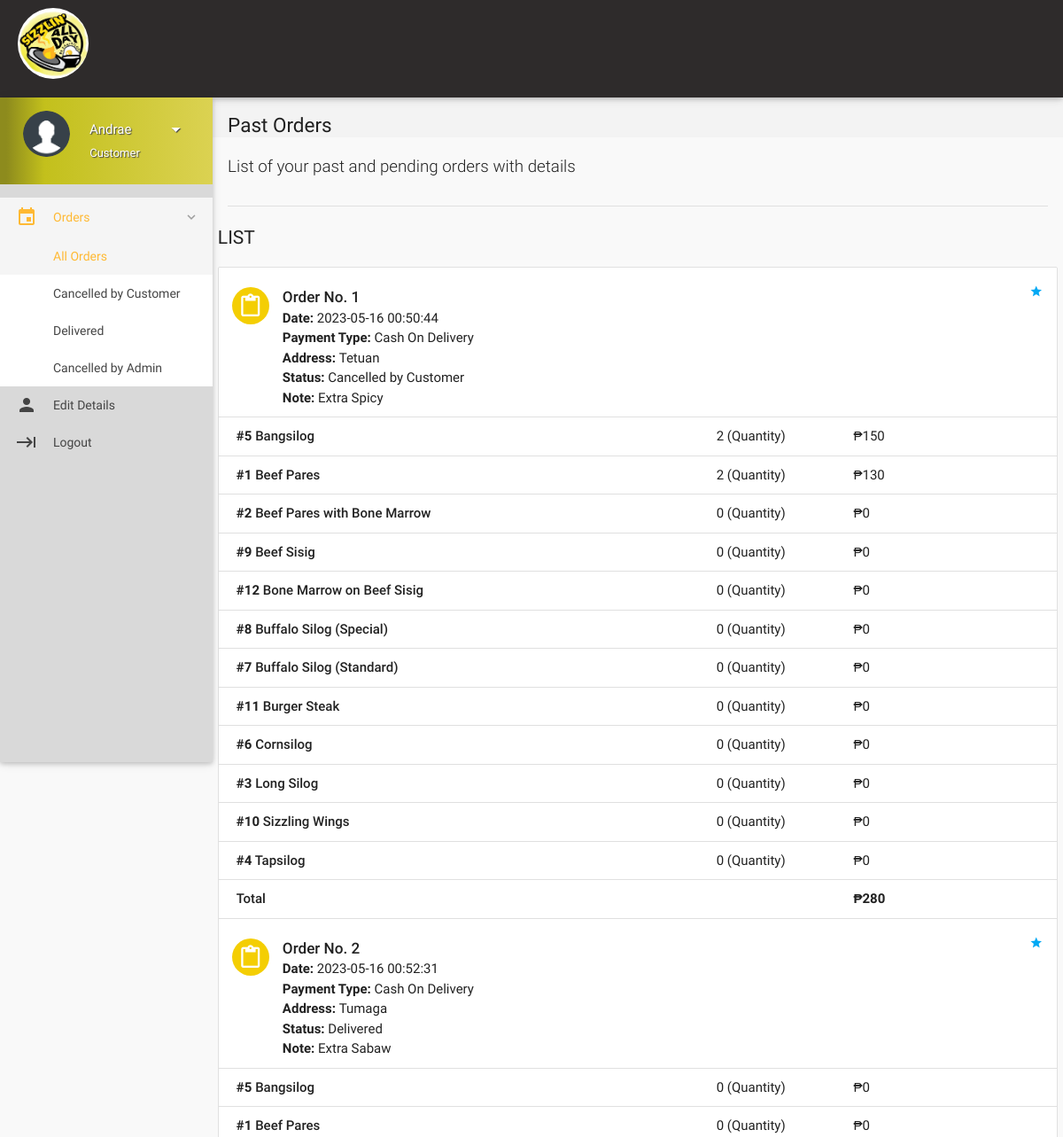
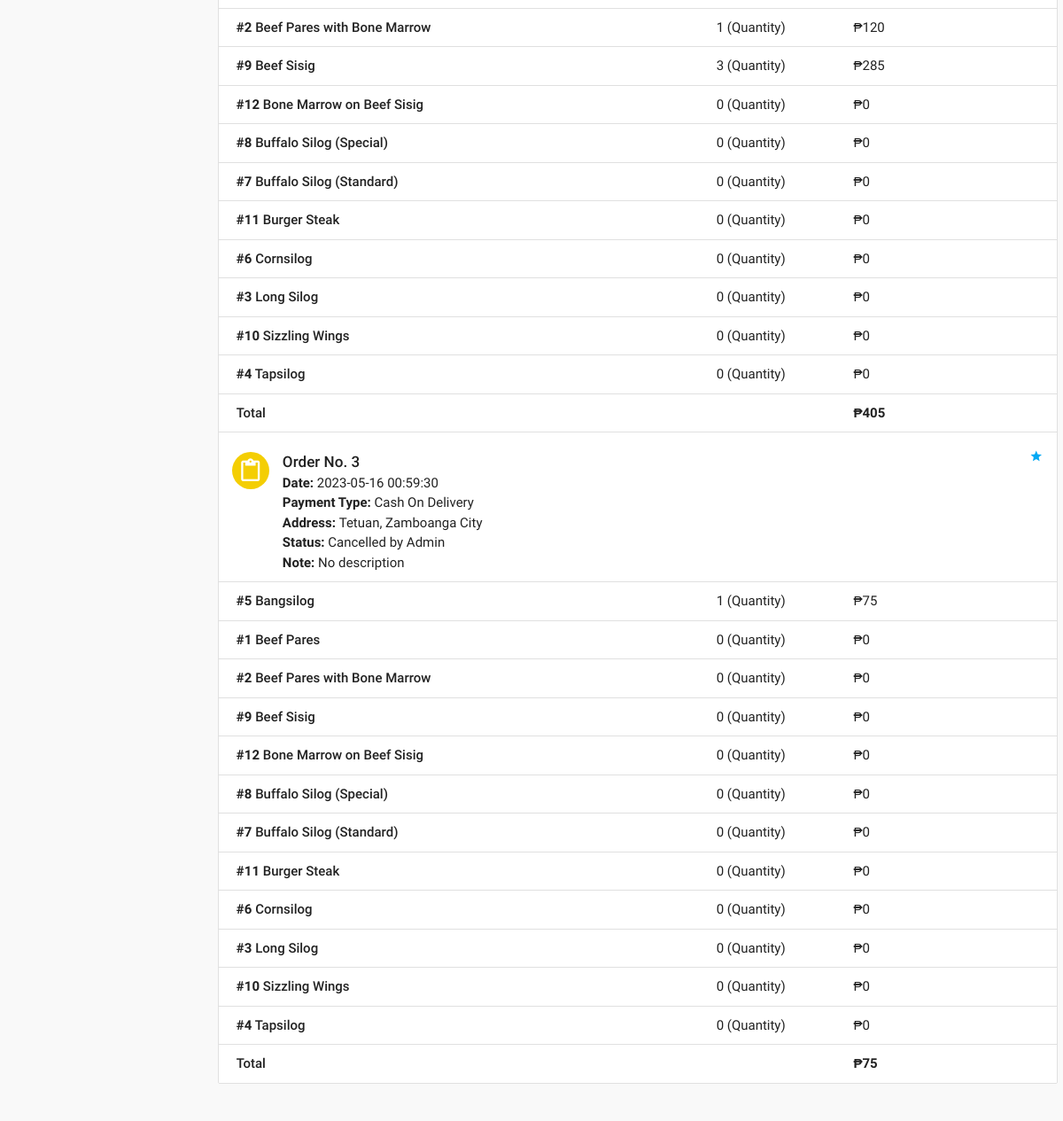
Page /Website/orders.php (signed in) on the committed database (2 pictures, top to bottom).
### tables this page shows
CREATE TABLE `orders` (
  `id` int(11) NOT NULL,
  `customer_id` int(11) NOT NULL,
  `address` varchar(300) NOT NULL,
  `description` varchar(300) NOT NULL,
  `date` datetime NOT NULL DEFAULT current_timestamp(),
  `payment_type` varchar(16) NOT NULL DEFAULT 'Wallet',
  `total` int(11) NOT NULL,
  `status` varchar(25) NOT NULL DEFAULT 'Yet to be delivered',
  `deleted` tinyint(4) NOT NULL DEFAULT 0
);

CREATE TABLE `order_details` (
  `id` int(11) NOT NULL,
  `order_id` int(11) NOT NULL,
  `item_id` int(11) NOT NULL,
  `quantity` int(11) NOT NULL,
  `price` int(11) NOT NULL
);

CREATE TABLE `items` (
  `id` int(11) NOT NULL,
  `name` varchar(50) NOT NULL,
  `price` int(11) NOT NULL,
  `deleted` tinyint(4) NOT NULL DEFAULT 0
);

### Website/includes/connect.php (called while the page is built, shortened)
<?php
if(isset($_SESSION['name']))
$name = $_SESSION['name'];
if(isset($_SESSION['role']))
$role = $_SESSION['role'];
?>

### Website/orders.php (the view, shortened to what this page needs)
<?php
include 'includes/connect.php';
$user_id=$_SESSION['user_id'];
	if($_SESSION['customer_sid']==session_id())
	{
		?>
<!DOCTYPE html>
<html lang="en">
<head>
  <link href="css/materialize.min.css" type="text/css" rel="stylesheet" media="screen,projection">
  <link href="css/style.min.css" type="text/css" rel="stylesheet" media="screen,projection">
  <link href="css/custom/custom.min.css" type="text/css" rel="stylesheet" media="screen,projection">
  <link href="js/plugins/perfect-scrollbar/perfect-scrollbar.css" type="text/css" rel="stylesheet" media="screen,projection">
</head>
<body>
  <header id="header" class="page-topbar">
        <div class="navbar-fixed">
            <nav class="navbar-color">
                <div class="nav-wrapper">
                    <ul class="left">
                    <li><h1 class="logo-wrapper"><a href="index.php" class="brand-logo darken-1"><img src="img/logo.jpg"  alt="Logo" width="80px" height="80px"></a></h1></li>
                    </ul>
                </div>
            </nav>
        </div>
  </header>
  <div id="main">
    <div class="wrapper">
      <aside id="left-sidebar-nav">
        <ul id="slide-out" class="side-nav fixed leftside-navigation">
            <li class="user-details  light-blue darken-2">
            <div class="row">
                <div class="col col s4 m4 l4">
                    <img src="images/userav.png" alt="" class="circle responsive-img valign profile-image">
                </div>
                <div class="col col s8 m8 l8">
                    <a class="btn-flat dropdown-button waves-effect waves-light white-text profile-btn" href="#" data-activates="profile-dropdown"><?php echo $name;?> <i class="mdi-navigation-arrow-drop-down right"></i></a>
                    <p class="user-roal"><?php echo $role;?></p>
                </div>
            </div>
            </li>
                <li class="no-padding">
                    <ul class="collapsible collapsible-accordion">
                        <li class="bold"><a class="collapsible-header waves-effect waves-light-blue active"><i class="mdi-editor-insert-invitation"></i> Orders</a>
                            <div class="collapsible-body">
                                <ul>
								<li class="<?php
								if(!isset($_GET['status'])){
										echo 'active';
									}?>
									"><a href="orders.php">All Orders</a>
                                </li>
								<?php
									$sql = mysqli_query($con, "SELECT DISTINCT status FROM orders  WHERE customer_id = $user_id;;");
									while($row = mysqli_fetch_array($sql)){
                                    echo '<li class='.(isset($_GET['status'])?($status == $_GET['status'] ? 'active' : ''): '').'><a href="orders.php?status='.$row['status'].'">'.$row['status'].'</a>
                                    </li>';
									}
									?>
                                </ul>
                            </div>
                        </li>
                    </ul>
                </li>
            <li class="bold"><a href="details.php" class="waves-effect waves-light-blue"><i class="mdi-social-person"></i> Edit Details</a>
            </li>
            <li class="bold"><a href="router/logout.php" class="waves-effect waves-light-blue"><i class="mdi-hardware-keyboard-tab"></i> Logout</a></li>
        </ul>
        </aside>
      <section id="content">
        <div id="breadcrumbs-wrapper">
          <div class="container">
            <div class="row">
              <div class="col s12 m12 l12">
                <h5 class="breadcrumbs-title">Past Orders</h5>
              </div>
            </div>
          </div>
        </div>
        <div class="container">
          <p class="caption">List of your past and pending orders with details</p>
          <div class="divider"></div>
<div id="work-collections" class="seaction">
					<?php
					if(isset($_GET['status'])){
						$status = $_GET['status'];
					}
					else{
						$status = '%';
					}
					$sql = mysqli_query($con, "SELECT * FROM orders WHERE customer_id = $user_id AND status LIKE '$status';;");
					echo '              <div class="row">
                <div>
                    <h4 class="header">List</h4>
                    <ul id="issues-collection" class="collection">';
					while($row = mysqli_fetch_array($sql))
					{
						$status = $row['status'];
						echo '<li class="collection-item avatar">
                              <i class="mdi-content-content-paste light-blue circle"></i>
                              <span class="collection-header">Order No. '.$row['id'].'</span>
                              <p><strong>Date:</strong> '.$row['date'].'</p>
                              <p><strong>Payment Type:</strong> '.$row['payment_type'].'</p>
							  <p><strong>Address: </strong>'.$row['address'].'</p>
                              <p><strong>Status:</strong> '.($status=='Paused' ? 'Paused <a  data-position="bottom" data-delay="50" data-tooltip="Please contact administrator for further details." class="btn-floating waves-effect waves-light tooltipped  light-blue">    ?</a>' : $status).'</p>
							  '.(!empty($row['description']) ? '<p><strong>Note: </strong>'.$row['description'].'</p>' : '').'
							  <a href="#" class="secondary-content"><i class="mdi-action-grade"></i></a>
                              </li>';
						$order_id = $row['id'];
						$sql1 = mysqli_query($con, "SELECT * FROM order_details WHERE order_id = $order_id;");
						while($row1 = mysqli_fetch_array($sql1))
						{
							$item_id = $row1['item_id'];
							$sql2 = mysqli_query($con, "SELECT * FROM items WHERE id = $item_id;");
							while($row2 = mysqli_fetch_array($sql2)){
								$item_name = $row2['name'];
							}
							echo '<li class="collection-item">
                            <div class="row">
                            <div class="col s7">
                            <p class="collections-title"><strong>#'.$row1['item_id'].'</strong> '.$item_name.'</p>
                            </div>
                            <div class="col s2">
                            <span>'.$row1['quantity'].' (Quantity)</span>
                            </div>
                            <div class="col s3">
                            <span>₱'.$row1['price'].'</span>
                            </div>
                            </div>
                            </li>';
						}
								echo'<li class="collection-item">
                                        <div class="row">
                                            <div class="col s7">
                                                <p class="collections-title"> Total</p>
                                            </div>
                                            <div class="col s2">
											<span> </span>
                                            </div>
                                            <div class="col s3">
                                                <span><strong>₱'.$row['total'].'</strong></span>
                                            </div>';
								echo'</div></li>';
					}
					?>
					 </ul>
                </div>
              </div>
            </div>
        </div>
      </section>
    </div>
  </div>
</body>
</html>
<?php
	}
?>

### rows in the picture
orders: id "1", date "2023-05-16 00:50:44", payment_type "Cash On Delivery", address "Tetuan", status "Cancelled by Customer", description "Extra Spicy", total "280"
order_details: item "5", item.name "Bangsilog", quantity "2", price "150"
order_details: item "1", item.name "Beef Pares", quantity "2", price "130"
order_details: item "2", item.name "Beef Pares with Bone Marrow", quantity "0", price "0"
order_details: item "9", item.name "Beef Sisig", quantity "0", price "0"
order_details: item "12", item.name "Bone Marrow on Beef Sisig", quantity "0", price "0"
order_details: item "8", item.name "Buffalo Silog (Special)", quantity "0", price "0"
order_details: item "7", item.name "Buffalo Silog (Standard)", quantity "0", price "0"
order_details: item "11", item.name "Burger Steak", quantity "0", price "0"
order_details: item "6", item.name "Cornsilog", quantity "0", price "0"
order_details: item "3", item.name "Long Silog", quantity "0", price "0"
order_details: item "10", item.name "Sizzling Wings", quantity "0", price "0"
order_details: item "4", item.name "Tapsilog", quantity "0", price "0"
orders: id "2", date "2023-05-16 00:52:31", payment_type "Cash On Delivery", address "Tumaga", status "Delivered", description "Extra Sabaw", total "405"
order_details: item "5", item.name "Bangsilog", quantity "0", price "0"
order_details: item "1", item.name "Beef Pares", quantity "0", price "0"
order_details: item "2", item.name "Beef Pares with Bone Marrow", quantity "1", price "120"
order_details: item "9", item.name "Beef Sisig", quantity "3", price "285"
order_details: item "12", item.name "Bone Marrow on Beef Sisig", quantity "0", price "0"
order_details: item "8", item.name "Buffalo Silog (Special)", quantity "0", price "0"
order_details: item "7", item.name "Buffalo Silog (Standard)", quantity "0", price "0"
order_details: item "11", item.name "Burger Steak", quantity "0", price "0"
order_details: item "6", item.name "Cornsilog", quantity "0", price "0"
order_details: item "3", item.name "Long Silog", quantity "0", price "0"
order_details: item "10", item.name "Sizzling Wings", quantity "0", price "0"
order_details: item "4", item.name "Tapsilog", quantity "0", price "0"
orders: id "3", date "2023-05-16 00:59:30", payment_type "Cash On Delivery", address "Tetuan, Zamboanga City", status "Cancelled by Admin", description "No description", total "75"
order_details: item "5", item.name "Bangsilog", quantity "1", price "75"
order_details: item "1", item.name "Beef Pares", quantity "0", price "0"
order_details: item "2", item.name "Beef Pares with Bone Marrow", quantity "0", price "0"
order_details: item "9", item.name "Beef Sisig", quantity "0", price "0"
order_details: item "12", item.name "Bone Marrow on Beef Sisig", quantity "0", price "0"
order_details: item "8", item.name "Buffalo Silog (Special)", quantity "0", price "0"
order_details: item "7", item.name "Buffalo Silog (Standard)", quantity "0", price "0"
order_details: item "11", item.name "Burger Steak", quantity "0", price "0"
order_details: item "6", item.name "Cornsilog", quantity "0", price "0"
order_details: item "3", item.name "Long Silog", quantity "0", price "0"
order_details: item "10", item.name "Sizzling Wings", quantity "0", price "0"
order_details: item "4", item.name "Tapsilog", quantity "0", price "0"

### other values in the picture
$name "Andrae"
$role "Customer"
$row['status'] "Cancelled by Customer"
$row['status'] "Delivered"
$row['status'] "Cancelled by Admin"
